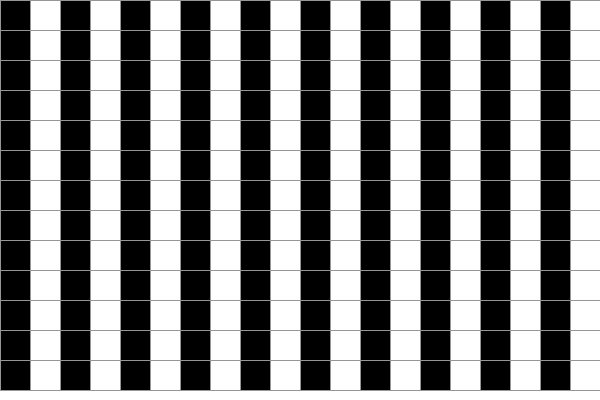
Frame 1 (no input)
Frame 60 (the mouse pressed at the canvas centre just before this capture): identical to frame 1, image omitted
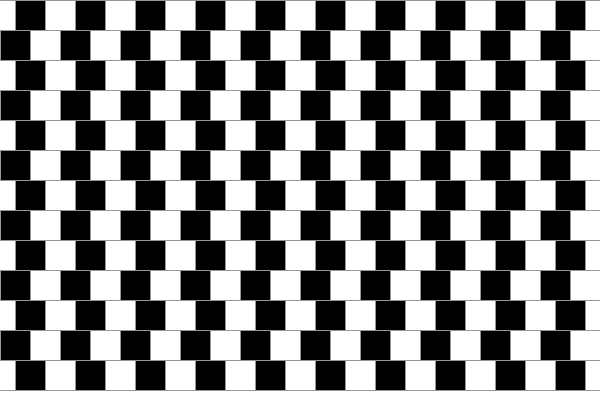
Frame 120 (the mouse held since frame 60 and released just before this capture)

The Processing sketch that drew these frames (run headless with seeded random() and noise(); from frame 60 on, the mouse is pressed at the canvas centre):

// Processing sketch: szachownica
// ── szachownica.pde
int kwadratyPoziomo;
int kwadratyPionowo;
float bok;

void setup(){
  //fullScreen();
  size(600, 400);
  kwadratyPoziomo = 20;
  bok = width / kwadratyPoziomo;
  kwadratyPionowo = (int)(height / bok);
}

void draw(){
  println(kwadratyPoziomo);
  background(255);
  for(int y = 0; y < kwadratyPionowo; y++){
    for(int x = 0; x < kwadratyPoziomo; x++){
      int idx = x + y * kwadratyPoziomo;
      
      stroke(150);
      if(idx % 2 == 0) fill(0);
      //else fill(255);
      
      if(y % 2 == 1 && idx % 2 == 0)
        rect(x*bok, y*bok, bok, bok);
      else if(idx % 2 == 0)
        rect(x*bok+bok*mouseX/width, y*bok, bok, bok);
    }
  }
  
  for(int i = 0; i <= kwadratyPionowo; i++){
    stroke(150);
    line(0, i*bok, width, i*bok);
  }
}
